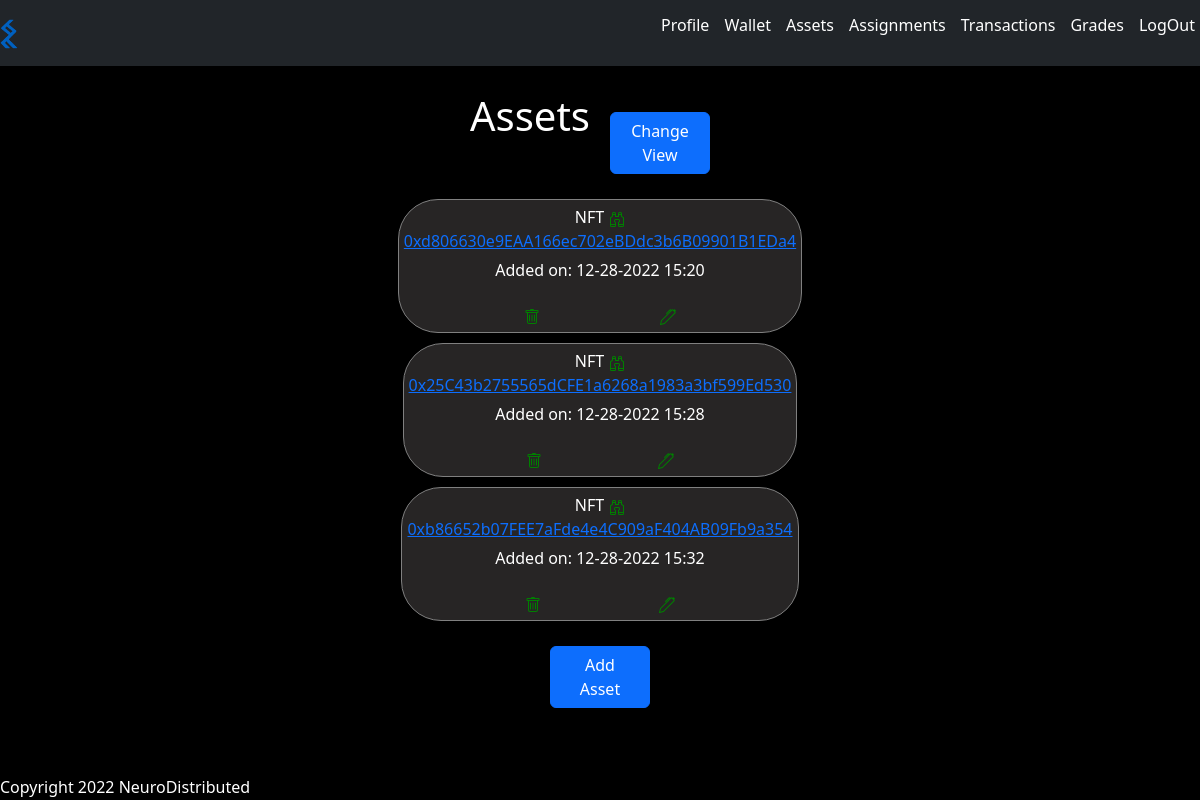
The app's page /assets (signed in) with its own data.
### webproject/models.py (models this page shows, shortened)
class Assets(db.Model):
    id = db.Column(db.Integer, primary_key=True)
    user_id = db.Column(db.Integer)
    asset_type = db.Column(db.Integer)
    network = db.Column(db.String(10))
    asset_address = db.Column(db.Integer,unique=True)
    time_added = db.Column(db.DateTime)
    assignment = db.Column(db.Integer)

### webproject/routes/assets.py (the view)
@assets.route("/assets")
@login_required
def assets_list():
    assets_t = Assets.query.filter_by(user_id=current_user.id).all()
    return render_template("assets/assets.html", assets=assets_t)

### webproject/__init__.py (called while the page is built)
def create_app():
    app = Flask(__name__)
    app.config["SQLALCHEMY_DATABASE_URI"] = "sqlite:///blockhain.db"
    app.config["SECRET_KEY"] = "ABC"
    db.init_app(app)
    login_manager = LoginManager()
    login_manager.login_view = "auth.login"
    login_manager.init_app(app)
    from webproject.models import User
    @login_manager.user_loader
    def load_user(user_id):
        return User.query.get(int(user_id))
    from webproject.routes.auth import auth as auth_blueprint
    app.register_blueprint(auth_blueprint)
    from webproject.routes.main import main as main_blueprint
    app.register_blueprint(main_blueprint)
    from webproject.routes.nfts import nfts as nft_blueprint
    app.register_blueprint(nft_blueprint)
    from webproject.routes.assets import assets as assets_blueprint
    app.register_blueprint(assets_blueprint)
    return app

### webproject/templates/assets/assets.html (shortened to what this page needs)
{% extends 'base.html' %}
{% block body %}
<div class="neuro-content">
  <div style="display: flex; flex-direction: row; justify-content: space-between;">
    <div>
      <h1>Assets</h1>
    </div>
    <div>
      <button
      class="btn btn-primary"
      style="width: 100px; margin: 20px"
      onclick="window.location.href='/assets_table'"
    >
      Change View
    </button>
    </div>
  </div>
  {% for asset in assets %}
    {% if asset.asset_type == 1 %}
        <div class="neuro-view-asset-token">
    {% else %}
        <div class="neuro-view-asset-nft">
    {% endif %}
    <div id="type">
      {% if asset.asset_type == 1 %}
        <div>Token</div>
        {% else %}
        <div style="display:flex; flex-direction: row; justify-content: space-between; ">
            <div style="margin-right:5px">NFT</div>
            <div>
            <a href="/viewnfts/{{asset.id}}"><img src="/static/imgs/binoculars.svg" ></a>
          </div>
        </div>
        {% endif %}
    </div>
    <div id="address">
      {% if asset.network== "goerli" %}
      <a href="https://goerli.etherscan.io/address/{{asset.asset_address}}"
        >{{ asset.asset_address }}</a
      >
      {% else %} {{ asset.asset_address }} {% endif %}
    </div>
    <div style="margin: 5px;">
      <p>Added on: {{asset.time_added.strftime('%m-%d-%Y %H:%M')}}</p>
    </div>
    <div style="display:flex; flex-direction: row; justify-content: space-evenly; width:100%">
        <div>
            <a href="/assetdelete/{{asset.id}}">
              <img src="/static/imgs/trash.svg" alt="delete" width="16" height="16"/>
            </a>
         </div>
        <div>
            <a href="/assets/update/{{asset.id}}"
                ><img src="/static/imgs/pen.svg" alt="edit" width="16" height="16"/>
            </a>
        </div>
    </div>
</div>
  {% endfor %}
  <div class="neuro-flex-row">
    <button
      class="btn btn-primary"
      style="width: 100px; margin: 20px"
      onclick="window.location.href='/addassets'"
    >
      Add Asset
    </button>
  </div>
</div>
{% endblock %}

### webproject/static/css/neuro.css (style rules this page uses)
body { background-color: black; padding-top: 0px; padding-bottom: 0px; }
.neuro-flex-row { display: flex; flex-direction: row; align-content: space-between; color: white; gap: 5px; }
.neuro-content { display: flex; flex-direction: column; align-items: center; justify-content: center; height: 100%; padding: 5px; color: white; }
.neuro-view-asset-nft, .neuro-view-asset-token { display: flex; flex-direction: column; justify-content: center; align-items: center; padding: 5px; margin: 5px; border-style: solid; border-color: gray; border-radius: 40px; border-width: 1px; }
.neuro-view-asset-nft { background-color: rgb(39, 37, 37); }

### records on screen
Assets: asset_address "0xd806630e9EAA166ec702eBDdc3b6B09901B1EDa4", time_added "12-28-2022 15:20"
Assets: asset_address "0x25C43b2755565dCFE1a6268a1983a3bf599Ed530", time_added "12-28-2022 15:28"
Assets: asset_address "0xb86652b07FEE7aFde4e4C909aF404AB09Fb9a354", time_added "12-28-2022 15:32"
